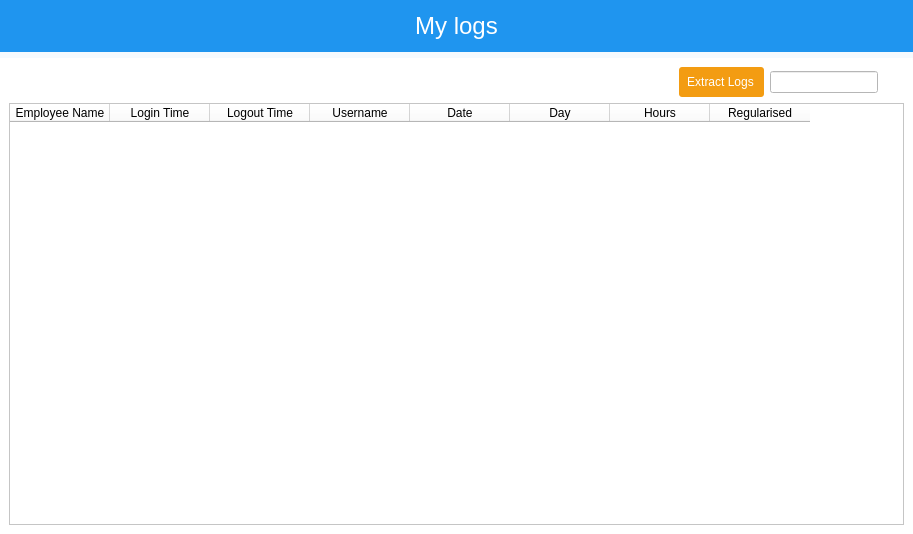
<?xml version="1.0" encoding="UTF-8"?>
<ui version="4.0">
 <class>Dialog</class>
 <widget class="QDialog" name="Dialog">
  <property name="geometry">
   <rect>
    <x>0</x>
    <y>0</y>
    <width>913</width>
    <height>534</height>
   </rect>
  </property>
  <property name="windowTitle">
   <string>Dialog</string>
  </property>
  <property name="styleSheet">
   <string notr="true">background-color: rgb(255, 255, 255);</string>
  </property>
  <layout class="QGridLayout" name="gridLayout">
   <property name="leftMargin">
    <number>0</number>
   </property>
   <property name="topMargin">
    <number>0</number>
   </property>
   <property name="rightMargin">
    <number>0</number>
   </property>
   <property name="bottomMargin">
    <number>0</number>
   </property>
   <item row="0" column="1">
    <widget class="QWidget" name="parent_widget" native="true">
     <property name="styleSheet">
      <string notr="true">background-color:rgb(245, 250, 254)</string>
     </property>
     <layout class="QVBoxLayout" name="verticalLayout_2">
      <property name="leftMargin">
       <number>0</number>
      </property>
      <property name="topMargin">
       <number>0</number>
      </property>
      <property name="rightMargin">
       <number>0</number>
      </property>
      <property name="bottomMargin">
       <number>0</number>
      </property>
      <item>
       <widget class="QWidget" name="header_widget" native="true">
        <property name="font">
         <font>
          <pointsize>1</pointsize>
         </font>
        </property>
        <property name="styleSheet">
         <string notr="true">QWidget{
background-color: rgb(31, 149, 239);
padding:12px;


}</string>
        </property>
        <layout class="QHBoxLayout" name="horizontalLayout">
         <property name="leftMargin">
          <number>0</number>
         </property>
         <property name="topMargin">
          <number>0</number>
         </property>
         <property name="rightMargin">
          <number>0</number>
         </property>
         <property name="bottomMargin">
          <number>0</number>
         </property>
         <item>
          <widget class="QLabel" name="label">
           <property name="font">
            <font>
             <pointsize>18</pointsize>
            </font>
           </property>
           <property name="styleSheet">
            <string notr="true">color:#fff;</string>
           </property>
           <property name="text">
            <string>My logs</string>
           </property>
           <property name="alignment">
            <set>Qt::AlignCenter</set>
           </property>
          </widget>
         </item>
        </layout>
       </widget>
      </item>
      <item>
       <widget class="QWidget" name="body_widget" native="true">
        <property name="styleSheet">
         <string notr="true">background-color:#fff;</string>
        </property>
        <layout class="QVBoxLayout" name="verticalLayout">
         <item>
          <layout class="QHBoxLayout" name="horizontalLayout_2" stretch="2,0,0,0">
           <item>
            <spacer name="horizontalSpacer">
             <property name="orientation">
              <enum>Qt::Horizontal</enum>
             </property>
             <property name="sizeHint" stdset="0">
              <size>
               <width>518</width>
               <height>20</height>
              </size>
             </property>
            </spacer>
           </item>
           <item>
            <widget class="QPushButton" name="extract_logs_btn">
             <property name="cursor">
              <cursorShape>PointingHandCursor</cursorShape>
             </property>
             <property name="styleSheet">
              <string notr="true">QPushButton{
border:none;
border-radius:3px;
padding:8px;
padding-left-10px;
padding-right:10px;
background-color: #F39C12;
color:white;





}
QPushButton:hover{
background-color:#D68910;






}</string>
             </property>
             <property name="text">
              <string>Extract Logs</string>
             </property>
            </widget>
           </item>
           <item>
            <widget class="QLineEdit" name="search_le"/>
           </item>
           <item>
            <widget class="QPushButton" name="pushButton">
             <property name="minimumSize">
              <size>
               <width>20</width>
               <height>20</height>
              </size>
             </property>
             <property name="maximumSize">
              <size>
               <width>20</width>
               <height>20</height>
              </size>
             </property>
             <property name="styleSheet">
              <string notr="true">border:none;</string>
             </property>
             <property name="text">
              <string/>
             </property>
             <property name="icon">
              <iconset resource="../../assets/resources.qrc">
               <normaloff>:/icons/search.png</normaloff>:/icons/search.png</iconset>
             </property>
            </widget>
           </item>
          </layout>
         </item>
         <item>
          <widget class="QTableWidget" name="tableWidget">
           <property name="sizePolicy">
            <sizepolicy hsizetype="Expanding" vsizetype="Expanding">
             <horstretch>0</horstretch>
             <verstretch>0</verstretch>
            </sizepolicy>
           </property>
           <property name="sizeAdjustPolicy">
            <enum>QAbstractScrollArea::AdjustToContents</enum>
           </property>
           <property name="alternatingRowColors">
            <bool>true</bool>
           </property>
           <property name="showGrid">
            <bool>true</bool>
           </property>
           <attribute name="verticalHeaderVisible">
            <bool>true</bool>
           </attribute>
           <column>
            <property name="text">
             <string>Employee Name</string>
            </property>
           </column>
           <column>
            <property name="text">
             <string>Login Time</string>
            </property>
           </column>
           <column>
            <property name="text">
             <string>Logout Time</string>
            </property>
           </column>
           <column>
            <property name="text">
             <string>Username</string>
            </property>
           </column>
           <column>
            <property name="text">
             <string>Date</string>
            </property>
           </column>
           <column>
            <property name="text">
             <string>Day</string>
            </property>
           </column>
           <column>
            <property name="text">
             <string>Hours</string>
            </property>
           </column>
           <column>
            <property name="text">
             <string>Regularised</string>
            </property>
           </column>
          </widget>
         </item>
        </layout>
       </widget>
      </item>
     </layout>
    </widget>
   </item>
  </layout>
 </widget>
 <resources>
  <include location="../../assets/resources.qrc"/>
 </resources>
 <connections/>
</ui>
